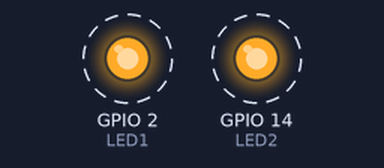
Bench run of a program on a simulated ESP32. Parts: output pins drawn as LEDs (lit = HIGH). Dashed ring = blinking. What the program prints to the serial monitor is not drawn.

Above: at 0.1 s.
Timing chart, 0 to 3.0 s (numbered marks = the images above):
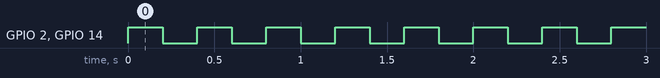

The program:

main.cpp
```cpp
#include <Arduino.h>

#include "freertos/FreeRTOS.h"
#include "freertos/task.h"


#define LED1 2
#define LED2 14

TaskHandle_t task1Handle = NULL;
TaskHandle_t task2Handle = NULL;
TaskHandle_t task3Handle = NULL;


void vTaskBlink(void* pvParameters);
void vTask2(void* pvParameters);

int valor = 0;

void setup() {
  Serial.begin(9600);
  pinMode(LED1, OUTPUT);
  pinMode(LED2, OUTPUT);
  xTaskCreate(vTaskBlink, "TASK1", configMINIMAL_STACK_SIZE, (void*) LED1, 1, &task1Handle);
  xTaskCreate(vTask2, "TASK2", configMINIMAL_STACK_SIZE+1024, (void*) valor, 2, &task2Handle);
  xTaskCreate(vTaskBlink, "TASK3", configMINIMAL_STACK_SIZE, (void*) LED2, 2, &task3Handle);

}

void loop() {
  vTaskDelay(3000);
}

void vTaskBlink(void* pvParameters){
  int pin = (int)pvParameters;
  while(1){
    digitalWrite(pin, !digitalRead(pin));
    vTaskDelay(pdMS_TO_TICKS(200));
  }
}

void vTask2(void* pvParameters){
  int cont = (int)pvParameters;
  while(1){
    Serial.println("Task 2: "+String(cont++));

    vTaskDelay(pdMS_TO_TICKS(1000));
    if(cont==10){
      Serial.println("Pausando task 1.");
      vTaskSuspend(task1Handle);
      digitalWrite(LED1, LOW);
    }
    if(cont==20){
      Serial.println("Pausando task 3.");
      vTaskSuspend(task3Handle);
      digitalWrite(LED2, LOW);
    }
    /*if(cont==30){
      Serial.println("Retomando task 1.");
      vTaskResume(task1Handle);
    }
    if(cont==40){
      Serial.println("Retomando task 3.");
      vTaskResume(task3Handle);
      cont = 0;
    }*/
  }
}
```

Measured:
- by itself, GPIO 2 (LED1): alternates HIGH for 0.20 s and LOW for 0.20 s, 50 changes in all, then stays LOW
- by itself, GPIO 14 (LED2): alternates HIGH for 0.20 s and LOW for 0.20 s, 100 changes in all, then stays LOW
